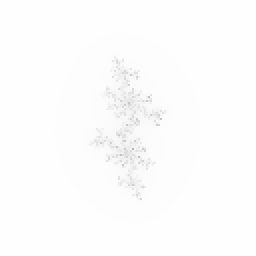
#> input picture tests/test_controlled_fixed.png, 128 x 128 px (shown 2 times larger)
$ python -i geometry.py   (imports and definitions only)
#> lines starting #> are read from the running program, lines starting #| are printed output that depends on the picture; after the words box and inside, x2 and y2 are one past the last pixel; in counts of white or black regions, pixels touching at a corner belong together
"""
Geometry engine for spiral_fractals.

Given a rendered spiral fractal image, this module extracts geometric features:
- binary mask
- skeleton
- connected spiral arms
- log-spiral slope b via ln(r)=ln(a)+b*theta
- R^2 goodness-of-fit per arm
- arm spacing statistic
- fractal dimension (box-counting)

Main entrypoint:
    analyze_spiral_image(image_path) -> dict
"""

from __future__ import annotations

from dataclasses import dataclass
from pathlib import Path
from typing import Dict, List, Optional, Sequence, Tuple

import numpy as np
import pandas as pd
from scipy import stats

from skimage import io, filters, morphology, measure, color, util


@dataclass
class GeometryConfig:
    threshold: str | float = "otsu"  # "otsu" or float threshold value
    min_arm_length: int = 50
    center: Optional[Tuple[float, float]] = None  # (cx, cy). None => image center
    box_sizes: Sequence[int] = (2, 4, 8, 16, 32, 64)
    n_subsamples: int = 10  # for bootstrap CI in fractal dimension


def load_image_gray(path: str | Path) -> np.ndarray:
    """Load PNG as grayscale float in [0,1]."""
    img = io.imread(str(path))
    if img.ndim == 3:
        img = color.rgb2gray(img)
    return util.img_as_float(img)


def binary_mask(img: np.ndarray, threshold: str | float = "otsu") -> np.ndarray:
    """
    Convert image to binary mask.

    Args:
        img: grayscale image in [0,1]
        threshold: "otsu" or float value
    """
    if threshold == "otsu":
        thresh_val = filters.threshold_otsu(img)
    else:
        thresh_val = float(threshold)

    mask = img > thresh_val
    mask = morphology.remove_small_objects(mask, min_size=40)
    mask = morphology.remove_small_holes(mask, area_threshold=40)
    return mask


def extract_boundary(mask: np.ndarray) -> np.ndarray:
    """Extract morphological boundary: mask XOR eroded(mask)."""
    eroded = morphology.binary_erosion(mask)
    boundary = np.logical_xor(mask, eroded)
    return boundary


def skeletonize_boundary(boundary: np.ndarray) -> np.ndarray:
    """Skeletonize the boundary."""
    return morphology.skeletonize(boundary).astype(bool)


def polar_coords_from_center(points: np.ndarray, center: Optional[Tuple[float, float]] = None) -> Tuple[np.ndarray, np.ndarray]:
    """
    Compute r, θ for each point relative to center.

    Args:
        points: Nx2 array of (row, col) coordinates
        center: (cx, cy) in image coordinates. If None, uses centroid of points.
    """
    if center is None:
        # Use centroid of points
        center = (np.mean(points[:, 1]), np.mean(points[:, 0]))

    # coords in (row, col) = (y, x)
    y = points[:, 0].astype(float)
    x = points[:, 1].astype(float)
    cx, cy = center
    dx = x - cx
    dy = y - cy
    r = np.sqrt(dx**2 + dy**2)
    theta = np.arctan2(dy, dx)  # [-pi, pi]
    return r, theta


def estimate_center(mask: np.ndarray) -> Tuple[float, float]:
    """
    Estimate the center of the spiral from the binary mask.
    Uses the centroid of foreground pixels.
    """
    y, x = np.where(mask)
    if len(y) == 0:
        return (mask.shape[1] / 2.0, mask.shape[0] / 2.0)
    return (float(np.mean(x)), float(np.mean(y)))


def box_count_fractal_dimension(

    boundary: np.ndarray,
    box_sizes: Optional[Sequence[int]] = None,
    n_subsamples: int = 10
) -> Tuple[float, float, float]:
    """
    Compute fractal dimension via box counting with bootstrap CI.

    Args:
        boundary: binary boundary image
        box_sizes: list of box sizes to use. If None, uses [2,4,8,16,32,64]
        n_subsamples: number of bootstrap subsamples for CI

    Returns:
        (fractal_dimension, ci_low, ci_high)
    """
    if box_sizes is None:
        box_sizes = [2, 4, 8, 16, 32, 64]

    # Get boundary pixel coordinates
    coords = np.argwhere(boundary)
    if len(coords) < 10:
        return (np.nan, np.nan, np.nan)

    def compute_dimension(pixel_coords):
        """Helper to compute dimension from pixel coordinates."""
        if len(pixel_coords) < 5:
            return np.nan

        Ns = []
        inv_s = []
        for s in box_sizes:
            if s <= 0:
                continue
            # Grid-based counting
            boxes = set()
            for coord in pixel_coords:
                box_idx = (coord[0] // s, coord[1] // s)
                boxes.add(box_idx)
            count = len(boxes)
            if count > 0:
                Ns.append(count)
                inv_s.append(1.0 / s)

        if len(Ns) < 2:
            return np.nan

        logN = np.log(Ns)
        logInvS = np.log(inv_s)
        slope, _, _, _, _ = stats.linregress(logInvS, logN)
        return slope

    # Main estimate
    main_dim = compute_dimension(coords)

    # Bootstrap for CI
    dimensions = []
    for _ in range(n_subsamples):
        indices = np.random.choice(len(coords), size=len(coords), replace=True)
        subsample = coords[indices]
        dim = compute_dimension(subsample)
        if np.isfinite(dim):
            dimensions.append(dim)

    if len(dimensions) == 0:
        return (main_dim, np.nan, np.nan)

    ci_low = float(np.percentile(dimensions, 5))
    ci_high = float(np.percentile(dimensions, 95))

    return (float(main_dim), ci_low, ci_high)


def detect_arms_by_angle(
    skeleton: np.ndarray,
    center: Tuple[float, float],
    r_min_frac: float = 0.2,
    r_max_frac: float = 0.8,
    n_theta_bins: int = 72,
    min_peak_height_frac: float = 0.1,
) -> List[np.ndarray]:
    """
    Detect spiral arms by clustering skeleton pixels based on their angle.

    Strategy:
    1. Filter pixels to a mid-radius band.
    2. Compute histogram of angles (theta).
    3. Smooth histogram to reduce noise/splitting.
    4. Find peaks with minimum distance constraint.
    5. Assign pixels to nearest peak.
    """
    from scipy.signal import find_peaks, savgol_filter

    y_idxs, x_idxs = np.where(skeleton)
    if len(y_idxs) == 0:
        return []

    points = np.column_stack((y_idxs, x_idxs))
    r, theta = polar_coords_from_center(points, center)

    # Filter by radius
    r_max = np.max(r) if len(r) > 0 else 1.0
    mask_r = (r >= r_min_frac * r_max) & (r <= r_max_frac * r_max)

    if np.sum(mask_r) == 0:
        return []

    theta_band = theta[mask_r]
    # Map theta to [0, 2pi) for histogram
    theta_band_2pi = np.mod(theta_band, 2 * np.pi)

    # Histogram
    hist, bin_edges = np.histogram(theta_band_2pi, bins=n_theta_bins, range=(0, 2 * np.pi))

    # Smooth histogram (circular convolution would be best, but simple smoothing works for now)
    # Wrap padding for circular smoothing
    hist_padded = np.pad(hist, (5, 5), mode='wrap')
    hist_smooth = np.convolve(hist_padded, np.ones(5)/5, mode='same')[5:-5]

    # Find peaks
    # distance=n_theta_bins/8 ensures peaks are at least 45 degrees apart (max 8 arms)
    height_thresh = min_peak_height_frac * np.max(hist_smooth)
    peaks, _ = find_peaks(hist_smooth, height=height_thresh, distance=n_theta_bins // 8)

    if len(peaks) == 0:
        return []

    peak_thetas = bin_edges[peaks] + (bin_edges[1] - bin_edges[0]) / 2

    # Assign all skeleton pixels to nearest peak
    theta_2pi = np.mod(theta, 2 * np.pi)

    dists = np.abs(theta_2pi[:, None] - peak_thetas[None, :])
    dists = np.minimum(dists, 2 * np.pi - dists)

    labels = np.argmin(dists, axis=1)

    arms = []
    for i in range(len(peaks)):
        arm_mask = labels == i
        if np.sum(arm_mask) > 20: # Minimum pixels
            arms.append(points[arm_mask])

    return arms


def fit_log_spiral_for_arm(
    arm_pixels: np.ndarray,
    center: Tuple[float, float],
    min_delta_theta: float = 0.5,
    min_points: int = 50,
) -> Dict[str, float]:
    """
    Fit log spiral ln(r) = ln(a) + b*theta to a single arm.
    """
    if len(arm_pixels) < min_points:
        return {"valid": False, "b": np.nan, "r2": np.nan}

    r, theta = polar_coords_from_center(arm_pixels, center)

    # Sort by theta to ensure monotonic angle progression
    # But first we need to handle the wrap-around.
    # Simple unwrapping works if points are dense.
    # Let's try sorting by radius first to get a rough order, then unwrap, then sort by theta.

    # 1. Initial sort by radius (usually monotonic for spirals)
    idx_r = np.argsort(r)
    r_sorted = r[idx_r]
    theta_sorted = theta[idx_r]

    # 2. Unwrap theta
    theta_unwrapped = np.unwrap(theta_sorted)

    # 3. Sort by unwrapped theta to ensure x-axis is monotonic for regression
    idx_th = np.argsort(theta_unwrapped)
    x = theta_unwrapped[idx_th]
    y = np.log(r_sorted[idx_th] + 1e-9)

    # Check angular extent
    delta_theta = x.max() - x.min()
    if delta_theta < min_delta_theta:
        return {"valid": False, "b": np.nan, "r2": np.nan, "delta_theta": delta_theta}

    # Robust linear regression (RANSAC-like)
    # Simple RANSAC implementation using scipy/numpy
    from skimage.measure import ransac, LineModelND

    data = np.column_stack((x, y))

    try:
        model, inliers = ransac(data, LineModelND, min_samples=min_points//2, residual_threshold=0.1, max_trials=100)

        # Re-fit on inliers using standard linear regression for R2
        x_in = x[inliers]
        y_in = y[inliers]

        if len(x_in) < min_points // 2:
             raise ValueError("Too few inliers")

        slope, intercept, r_value, p_value, stderr = stats.linregress(x_in, y_in)

        return {
            "valid": True,
            "b": float(slope),
            "r2": float(r_value**2),
            "n_points": len(x_in),
            "delta_theta": float(delta_theta),
            "intercept": float(intercept)
        }

    except Exception:
        # Fallback to standard regression if RANSAC fails
        slope, intercept, r_value, p_value, stderr = stats.linregress(x, y)
        return {
            "valid": True,
            "b": float(slope),
            "r2": float(r_value**2),
            "n_points": len(x),
            "delta_theta": float(delta_theta),
            "intercept": float(intercept)
        }


def analyze_spiral_image(
    image_path: str | Path | np.ndarray,
    cfg: Optional[GeometryConfig] = None
) -> Dict[str, float]:
    """
    High-level API to analyze a spiral fractal image.

    Pipeline:
    1. Load & Threshold -> Mask
    2. Skeletonize
    3. Estimate Center
    4. Detect Arms (Angle Clustering)
    5. Fit Log-Spiral to each arm
    6. Compute Fractal Dimension
    7. Aggregate Metrics
    """
    if cfg is None:
        cfg = GeometryConfig()

    # Load
    if isinstance(image_path, (str, Path)):
        img = load_image_gray(image_path)
#> in load_image_gray, img is the input picture: shape (128, 128, 3); min 184, max 254, mean 252.6
    else:
        img = image_path

    # Mask & Skeleton
    mask = binary_mask(img, cfg.threshold)
#> in binary_mask, `thresh_val = filters.threshold_otsu(img)`: thresh_val = 0.953
#> in binary_mask, `mask = img > thresh_val`:
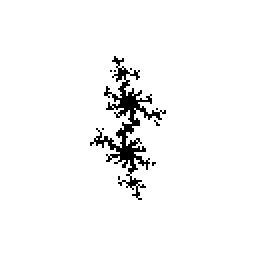
#> mask: shape (128, 128) bool (shown 2 times larger); 96.5% white; black in thin lines or dots, all inside (x1, y1, x2, y2) = (45, 28, 83, 100)
#> in binary_mask, `mask = morphology.remove_small_holes(mask, area_threshold=40)`:
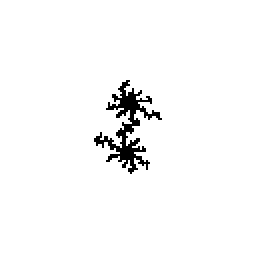
#> mask: shape (128, 128) bool (shown 2 times larger); 97.3% white; 1 black region, box (x1, y1, x2, y2) and area: (47, 40, 81, 87) 438
    boundary = extract_boundary(mask)
#> in extract_boundary, `eroded = morphology.binary_erosion(mask)`:
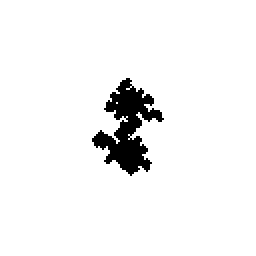
#> eroded: shape (128, 128) bool (shown 2 times larger); 95.4% white; 1 black region, box (x1, y1, x2, y2) and area: (46, 39, 82, 88) 758
#> in extract_boundary, `boundary = np.logical_xor(mask, eroded)`:
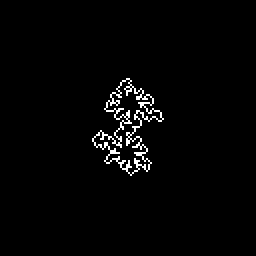
#> boundary: shape (128, 128) bool (shown 2 times larger); 2% white in thin lines or dots, all inside (x1, y1, x2, y2) = (46, 39, 82, 88)
    skel = skeletonize_boundary(boundary)
#> in skeletonize_boundary, `return morphology.skeletonize(boundary).astype(bool)`:
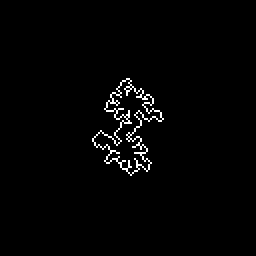
#> returned value: shape (128, 128) bool (shown 2 times larger); 1.6% white in thin lines or dots, all inside (x1, y1, x2, y2) = (46, 39, 82, 88)

    # Center
    if cfg.center is None:
        center = estimate_center(mask)
#> in estimate_center, `y, x = np.where(mask)`: y = 15946 values from 0 to 127; x = 15946 values, max 127 at index 127, min 0 at index 0, mean 63.5
#> center = (63.5, 63.5)
    else:
        center = cfg.center

    # Detect Arms
    arms = detect_arms_by_angle(skel, center)
#> in detect_arms_by_angle, `y_idxs, x_idxs = np.where(skeleton)`: y_idxs = 260 values from 39 to 87; x_idxs = 260 values, max 81 at index 117, min 46 at index 158, mean 63.9
#> in detect_arms_by_angle, `points = np.column_stack((y_idxs, x_idxs))`: points = 260 pairs, first value 39 to 87, second value 46 to 81
#> in polar_coords_from_center, `y = points[:, 0].astype(float)`: y = 260 values from 39 to 87
#> in polar_coords_from_center, `x = points[:, 1].astype(float)`: x has the same summary as x_idxs in detect_arms_by_angle
#> in polar_coords_from_center, `cx, cy = center`: cx = 63.5
#> in polar_coords_from_center, `dx = x - cx`: dx = 260 values, max 17.5 at index 117, min -17.5 at index 158, mean 0.393
#> in polar_coords_from_center, `dy = y - cy`: dy = 260 values from -24.5 to 23.5
#> in polar_coords_from_center, `r = np.sqrt(dx**2 + dy**2)`: r = 260 values, max 24.51 at index 0, min 2.55 at index 143, mean 14.24
#> in polar_coords_from_center, `theta = np.arctan2(dy, dx)`: theta = 260 values, max 3.03 at index 135, min -3 at index 132, mean 0.0981
#> in detect_arms_by_angle, `r_max = np.max(r) if len(r) > 0 else 1.0`: r_max = 24.51
#> in detect_arms_by_angle, `theta_band = theta[mask_r]`: theta_band = 201 values, max 3.03 at index 107, min -2.46 at index 58, mean 0.141
#> in detect_arms_by_angle, `theta_band_2pi = np.mod(theta_band, 2 * np.pi)`: theta_band_2pi = 201 values, max 6.19 at index 106, min 0.686 at index 121, mean 3.49
#> in detect_arms_by_angle, `hist, bin_edges = np.histogram(theta_band_2pi, bins=n_theta_bins, rang..`: hist = 72 values, max 8 at index 11, min 0 at index 0, mean 2.79; bin_edges = 73 values from 0 to 6.28
#> in detect_arms_by_angle, `hist_padded = np.pad(hist, (5, 5), mode='wrap')`: hist_padded = 82 values, max 8 at index 16, min 0 at index 4, mean 2.62
#> in detect_arms_by_angle, `hist_smooth = np.convolve(hist_padded, np.ones(5)/5, mode='same')[5:-5]`: hist_smooth = 72 values, max 5.2 at index 13, min 0 at index 1, mean 2.79
#> in detect_arms_by_angle, `height_thresh = min_peak_height_frac * np.max(hist_smooth)`: height_thresh = 0.52
#> in detect_arms_by_angle, `peaks, _ = find_peaks(hist_smooth, height=height_thresh, distance=n_th..`: peaks = [13, 30, 49, 60]
#> in detect_arms_by_angle, `peak_thetas = bin_edges[peaks] + (bin_edges[1] - bin_edges[0]) / 2`: peak_thetas = [1.18, 2.66, 4.32, 5.28]
#> in detect_arms_by_angle, `theta_2pi = np.mod(theta, 2 * np.pi)`: theta_2pi = 260 values, max 6.19 at index 134, min 0.142 at index 136, mean 3.36
#> in detect_arms_by_angle, `dists = np.abs(theta_2pi[:, None] - peak_thetas[None, :])`: dists = 260 rows, first 6: [3.51, 2.03, 0.372, 0.588], [3.55, 2.07, 0.413, 0.547], [3.43, 1.94, 0.287, 0.673], [3.47, 1.99, 0.329, 0.631], [3.6, 2.11, 0.456, 0.504], [3.38, 1.9, 0.238, 0.722]
#> in detect_arms_by_angle, `dists = np.minimum(dists, 2 * np.pi - dists)`: dists = 260 rows, first 6: [2.77, 2.03, 0.372, 0.588], [2.73, 2.07, 0.413, 0.547], [2.86, 1.94, 0.287, 0.673], [2.81, 1.99, 0.329, 0.631], [2.69, 2.11, 0.456, 0.504], [2.9, 1.9, 0.238, 0.722]
#> in detect_arms_by_angle, `labels = np.argmin(dists, axis=1)`: labels = 260 values, max 3 at index 12, min 0 at index 136, mean 1.47
#> the loop in detect_arms_by_angle, `for i in range(len(peaks)):` made 4 passes
#> after the loop in detect_arms_by_angle, `for i in range(len(peaks)):`: arms = 4 items
#> arms = 4 items

    # Fit Arms
    valid_arms = 0
    b_vals = []
    r2_vals = []

    for arm_pixels in arms:
        res = fit_log_spiral_for_arm(arm_pixels, center)
        if res["valid"] and res["r2"] > 0.5: # Quality filter
            valid_arms += 1
            b_vals.append(abs(res["b"])) # Magnitude of slope
            r2_vals.append(res["r2"])
#> this loop made 4 passes
#> (delta_theta in fit_log_spiral_for_arm, slope in fit_log_spiral_for_arm, intercept in fit_log_spiral_for_arm, r_value in fit_log_spiral_for_arm, p_value in fit_log_spiral_for_arm, stderr in fit_log_spiral_for_arm, valid_arms) on pass 3: (1.24, 1.65, 5.81, 0.976, 1.05e-16, 0.0769, 1)
#> (delta_theta in fit_log_spiral_for_arm, slope in fit_log_spiral_for_arm, intercept in fit_log_spiral_for_arm, r_value in fit_log_spiral_for_arm, p_value in fit_log_spiral_for_arm, stderr in fit_log_spiral_for_arm) on passes 1, 4: (1.77, 0.567, 1.87, 0.363, 0.0011, 0.167), (1.39, -0.103, 2.46, -0.0799, 0.524, 0.161)
#> after the loop, b_vals = [1.65]; r2_vals = [0.952]; valid_arms = 1

    # Fallback logic for arm count
    # If no arms pass the R² filter but there are many skeleton pixels, fall back to:
    # either the raw number of angle peaks, or a default of 2 arms.
    final_arm_count = float(valid_arms)
#> final_arm_count = 1
    if valid_arms == 0:
        # Check if we have enough skeleton pixels to justify a fallback
        if np.sum(skel) > 100:
            # Fallback to raw number of arms detected (peaks) or default 2
            # detect_arms_by_angle returns clusters based on peaks
            if len(arms) > 0:
                final_arm_count = float(len(arms))
            else:
                final_arm_count = 2.0

    # Aggregate
    if valid_arms > 0:
        b_mean = float(np.mean(b_vals))
#> b_mean = 1.65
        b_std = float(np.std(b_vals))
#> b_std = 0
        r2_mean = float(np.mean(r2_vals))
#> r2_mean = 0.952
    else:
        b_mean = np.nan
        b_std = np.nan
        r2_mean = np.nan

    # Fractal Dimension
    fd, fd_ci_low, fd_ci_high = box_count_fractal_dimension(
        boundary, cfg.box_sizes, cfg.n_subsamples
    )
#> in box_count_fractal_dimension, `coords = np.argwhere(boundary)`: coords = 320 pairs, first value 39 to 87, second value 46 to 81
#> in box_count_fractal_dimension, `main_dim = compute_dimension(coords)`: main_dim = 1.19
#> the loop in box_count_fractal_dimension, `for _ in range(n_subsamples):` made 10 passes
#> dim on passes 1 to 10: 1.12, 1.11, 1.13, 1.12, 1.11, 1.14, 1.12, 1.12, 1.13, 1.13
#> after the loop in box_count_fractal_dimension, `for _ in range(n_subsamples):`: dimensions = [1.12, 1.11, 1.13, 1.12, 1.11, 1.14, 1.12, 1.12, 1.13, 1.13]
#> in box_count_fractal_dimension, `ci_low = float(np.percentile(dimensions, 5))`: ci_low = 1.11
#> in box_count_fractal_dimension, `ci_high = float(np.percentile(dimensions, 95))`: ci_high = 1.13
#> fd = 1.19; fd_ci_low = 1.11; fd_ci_high = 1.13

    image_name = Path(image_path).name if isinstance(image_path, (str, Path)) else "numpy_array"

    return {
        "image": image_name,
        "arm_count": final_arm_count,
        "b_mean": b_mean,
        "b_std": b_std,
        "r2_mean": r2_mean,
        "fractal_dimension": fd,
        "fractal_dimension_ci_low": fd_ci_low,
        "fractal_dimension_ci_high": fd_ci_high,
    }


def analyze_image_batch(
    paths: List[Path],
    cfg: Optional[GeometryConfig] = None,
) -> pd.DataFrame:
    """
    Run analyze_spiral_image on a list of paths and return a DataFrame
    with one row per image.
    """
    results = []
    for path in paths:
        try:
            res = analyze_spiral_image(path, cfg)
            results.append(res)
        except Exception as e:
            print(f"Error analyzing {path}: {e}")
            # Add a row with error or NaNs? For now just skip or add partial
            results.append({
                "image": path.name,
                "arm_count": np.nan,
                "b_mean": np.nan,
                "b_std": np.nan,
                "r2_mean": np.nan,
                "fractal_dimension": np.nan,
                "fractal_dimension_ci_low": np.nan,
                "fractal_dimension_ci_high": np.nan,
            })

    return pd.DataFrame(results)

>>> result = analyze_spiral_image('../tests/test_controlled_fixed.png')
#> result = {'image': 'test_controlled_fixed.png', 'arm_count': 1, 'b_mean': 1.65, 'b_std': 0, 'r2_mean': 0.952, 'fractal_dimension': 1.19, 'fractal_dimension_ci_low': 1.11, 'fractal_dimension_ci_high': 1.13}
